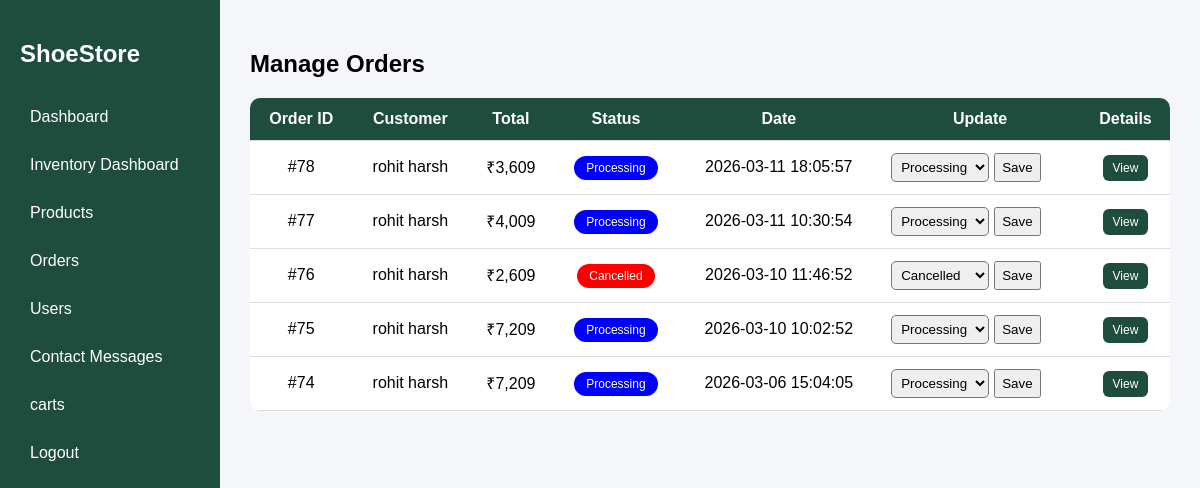
Screenshot of /admin/orders.php (signed in) with the database file from the repository.
### tables this page shows
CREATE TABLE IF NOT EXISTS `orders` (
  `order_id` int(11) NOT NULL AUTO_INCREMENT,
  `user_id` int(11) NOT NULL,
  `order_date` datetime NOT NULL DEFAULT CURRENT_TIMESTAMP,
  `total_amount` decimal(10,2) NOT NULL,
  `status` varchar(50) DEFAULT 'Pending',
  PRIMARY KEY (`order_id`),
  KEY `user_id` (`user_id`)
);

CREATE TABLE IF NOT EXISTS `users` (
  `user_id` int(11) NOT NULL AUTO_INCREMENT,
  `name` varchar(100) NOT NULL,
  `email` varchar(100) NOT NULL,
  `password` varchar(100) NOT NULL,
  `phone` varchar(15) DEFAULT NULL,
  `address` varchar(200) DEFAULT NULL,
  `role` varchar(20) DEFAULT 'Customer',
  PRIMARY KEY (`user_id`),
  UNIQUE KEY `email` (`email`)
);

### admin/orders.php (the view, shortened to what this page needs)
<?php
include("../db.php");
?>
<!DOCTYPE html>
<html>
<head>
<link rel="stylesheet" href="admin.css">
</head>
<body>
<?php include("sidebar.php"); ?>
<div class="main">
<h2>Manage Orders</h2>
<table>
<tr>
<th>Order ID</th>
<th>Customer</th>
<th>Total</th>
<th>Status</th>
<th>Date</th>
<th>Update</th>
<th>Details</th>
</tr>
<?php
$orders = mysqli_query($conn,"
    SELECT orders.*, users.name
    FROM orders
    JOIN users ON orders.user_id = users.user_id
    ORDER BY order_id DESC
");
while($row = mysqli_fetch_assoc($orders)){
    $status_class = strtolower($row['status']);
?>
<tr>
<td>#<?php echo $row['order_id']; ?></td>
<td><?php echo $row['name']; ?></td>
<td>₹<?php echo number_format($row['total_amount'], 0); ?></td>
<td>
<span class="status-badge <?php echo $status_class; ?>">
<?php echo $row['status']; ?>
</span>
</td>
<td><?php echo $row['order_date']; ?></td>
<td>
<form method="POST" style="display:flex; gap:5px;">
<select name="status">
<option <?php if($row['status']=="Processing") echo "selected"; ?>>Processing</option>
<option <?php if($row['status']=="Cancelled") echo "selected"; ?>>Cancelled</option>
</select>
<button type="submit" name="update_status">Save</button>
</form>
</td>
<td>
<a href="order_details.php?id=<?php echo $row['order_id']; ?>" class="view-btn">
View
</a>
</td>
</tr>
<?php } ?>
</table>
</div>
</body>
</html>

### css/admin.css (style rules this page uses)
* { box-sizing:border-box; }
body { margin:0; font-family: Arial, sans-serif; display:flex; background:#f4f6f9; }
.main { margin-left:220px; flex:1; padding:30px; }
table { width:100%; background:white; border-collapse:collapse; border-radius:10px; overflow:hidden; min-width:700px; }
th, td { padding:12px; text-align:center; border-bottom:1px solid #ddd; }
th { background:#1e4d3d; color:white; }

### admin/orders.php (style rules this page uses)
.status-badge { padding:5px 12px; border-radius:20px; color:white; font-size:12px; }
.processing { background:blue; }
.cancelled { background:red; }
.view-btn { background:#1e4d3d; color:white; padding:6px 10px; border-radius:6px; text-decoration:none; font-size:12px; }
select { padding:5px; border-radius:5px; }
* { box-sizing:border-box; }
body { margin:0; font-family: Arial, sans-serif; display:flex; background:#f4f6f9; }
.main { margin-left:220px; flex:1; padding:30px; }
table { width:100%; background:white; border-collapse:collapse; border-radius:10px; overflow:hidden; min-width:700px; }
th, td { padding:12px; text-align:center; border-bottom:1px solid #ddd; }
th { background:#1e4d3d; color:white; }

### rows the page displays
orders: order_id "78", user.name "rohit harsh", total_amount "3,609", status "Processing", order_date "2026-03-11 18:05:57"
orders: order_id "77", user.name "rohit harsh", total_amount "4,009", status "Processing", order_date "2026-03-11 10:30:54"
orders: order_id "76", user.name "rohit harsh", total_amount "2,609", status "Cancelled", order_date "2026-03-10 11:46:52"
orders: order_id "75", user.name "rohit harsh", total_amount "7,209", status "Processing", order_date "2026-03-10 10:02:52"
orders: order_id "74", user.name "rohit harsh", total_amount "7,209", status "Processing", order_date "2026-03-06 15:04:05"
